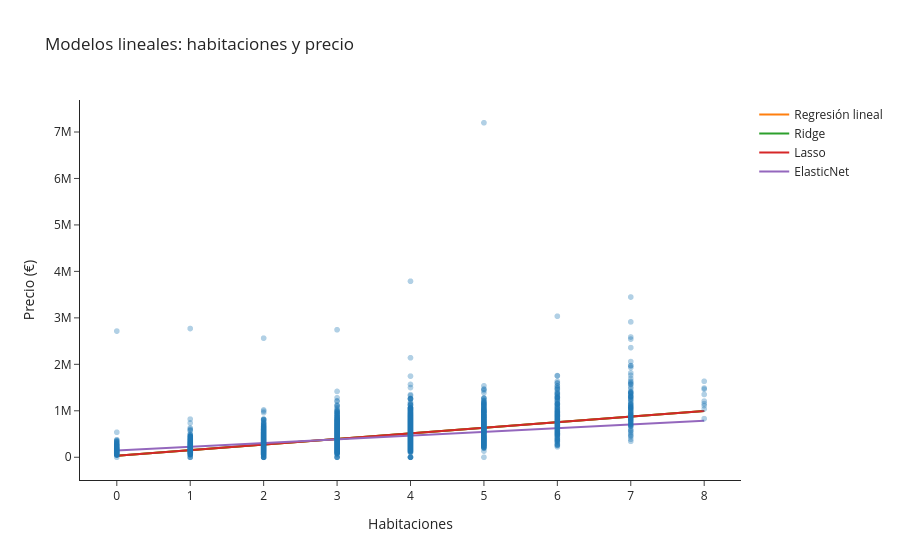

The notebook cell this image was saved under:
### Code cell
datos_habitaciones = entrenamiento[["habitaciones", "precio"]].dropna()
datos_habitaciones = datos_habitaciones[
    np.isfinite(datos_habitaciones["habitaciones"])
    & np.isfinite(datos_habitaciones["precio"])
]

X_habitaciones = datos_habitaciones[["habitaciones"]]
y_habitaciones = datos_habitaciones["precio"]

modelos_habitaciones = {
    "Regresión lineal": make_pipeline(StandardScaler(), LinearRegression()),
    "Ridge": make_pipeline(StandardScaler(), Ridge(alpha=1.0)),
    "Lasso": make_pipeline(StandardScaler(), Lasso(alpha=1.0, max_iter=10000)),
    "ElasticNet": make_pipeline(
        StandardScaler(), ElasticNet(alpha=1.0, l1_ratio=0.5, max_iter=10000)
    ),
}

tabla_habitaciones = []
x_linea_habitaciones = np.linspace(
    X_habitaciones["habitaciones"].min(),
    X_habitaciones["habitaciones"].max(),
    100,
).reshape(-1, 1)

figura_habitaciones = px.scatter(
    datos_habitaciones,
    x="habitaciones",
    y="precio",
    opacity=0.35,
    template="simple_white",
    title="Modelos lineales: habitaciones y precio",
    labels={"habitaciones": "Habitaciones", "precio": "Precio (€)"},
)

for nombre, modelo in modelos_habitaciones.items():
    modelo.fit(X_habitaciones, y_habitaciones)
    predicciones_habitaciones = modelo.predict(X_habitaciones)

    tabla_habitaciones.append({
        "modelo": nombre,
        "MAE (€)": mean_absolute_error(y_habitaciones, predicciones_habitaciones),
        "R²": r2_score(y_habitaciones, predicciones_habitaciones),
    })

    figura_habitaciones.add_scatter(
        x=x_linea_habitaciones.ravel(),
        y=modelo.predict(x_linea_habitaciones),
        mode="lines",
        name=nombre,
    )

display(
    pd.DataFrame(tabla_habitaciones)
    .set_index("modelo")
    .sort_values("MAE (€)")
    .round(3)
)
figura_habitaciones.show()
